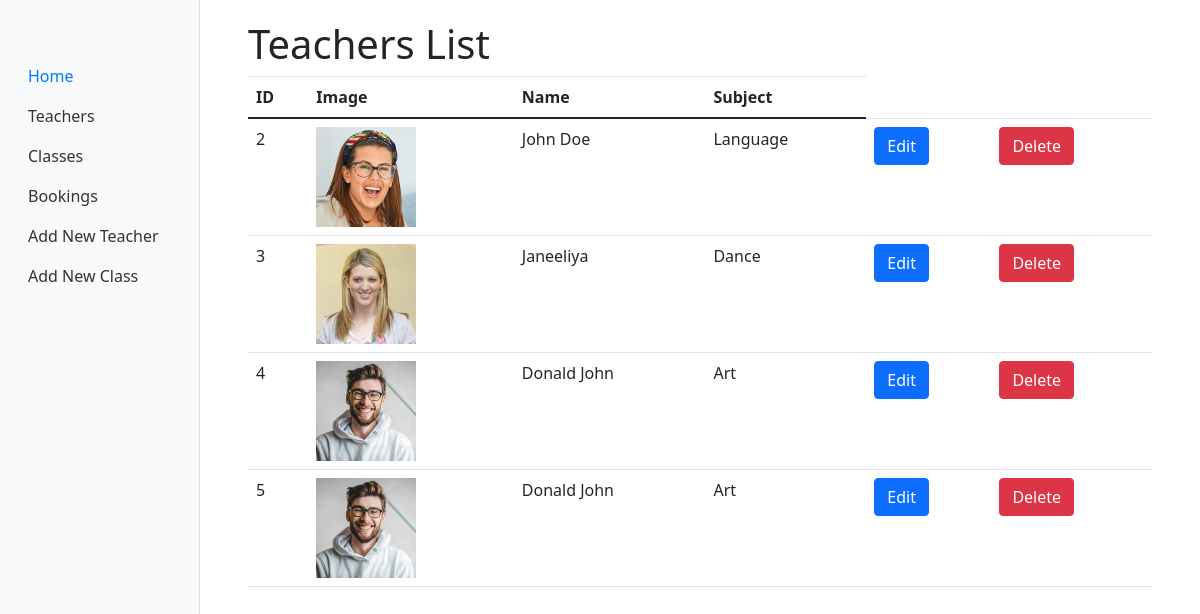
Screenshot of /teachers/ with the database file from the repository.
### api/models.py (models this page shows, shortened)
class Teachers(models.Model):
    teacher_image = models.ImageField(upload_to='images/')
    teacher_name = models.CharField(max_length=100)
    subject = models.CharField(max_length=100)

### api/views.py (the view)
# urls.py: path('teachers/', views.teachers, name='teachers'),  # Teachers view
def teachers(request):
    teachers = Teachers.objects.all()
    return render(request, 'teachers.html', {'teachers': teachers})

### api/templates/teachers.html (shortened to what this page needs)
{% extends 'base.html' %}
{% block content %}
<div class="container">
    <h1>Teachers List</h1>
    <table class="table">
        <thead>
            <tr>
                <th>ID</th>
                <th>Image</th>
                <th>Name</th>
                <th>Subject</th>
            </tr>
        </thead>
        <tbody>
            {% for teacher in teachers %}
            <tr>
                <td>{{ teacher.id }}</td>
                <td>
                    {% if teacher.teacher_image %}
                        <img src="{{ teacher.teacher_image.url }}" alt="{{ teacher.teacher_name }}" style="max-width: 100px;">
                    {% else %}
                        No Image
                    {% endif %}
                </td>
                <td>{{ teacher.teacher_name }}</td>
                <td>{{ teacher.subject }}</td>
                <td><a href="{% url 'edit_teacher' pk=teacher.pk %}"  class="btn btn-primary">Edit</a></td>
                <td><form action="{% url 'delete_teacher' pk=teacher.id %}" method="post">
                    <button type="submit"   class="btn btn-danger">Delete</button>
                </form></td>
            </tr>
            {% endfor %}
        </tbody>
    </table>
</div>
{% endblock %}

### api/templates/base.html (shortened to what this page needs)
{% load static %}
<!DOCTYPE html>
<html lang="en">
<head>
    <link href="https://stackpath.bootstrapcdn.com/bootstrap/4.3.1/css/bootstrap.min.css" rel="stylesheet">
    <link rel="stylesheet" href="{% static 'css/style.css' %}">
    <link href="https://cdn.jsdelivr.net/npm/bootstrap@5.0.2/dist/css/bootstrap.min.css" rel="stylesheet">
</head>
<body>
    <div class="container-fluid">
        <div class="row">
            <nav class="col-md-3 col-lg-2 d-md-block bg-light sidebar">
                <div class="sidebar-sticky">
                    <ul class="nav flex-column">
                        <li class="nav-item">
                            <a class="nav-link active" href="{% url 'home' %}">Home</a>
                        </li>
                        <li class="nav-item">
                            <a class="nav-link" href="{% url 'teachers' %}">Teachers</a>
                        </li>
                        <li class="nav-item">
                            <a class="nav-link" href="{% url 'classes' %}">Classes</a>
                        </li>
                        <li class="nav-item">
                            <a class="nav-link" href="{% url 'display_bookings' %}">Bookings</a>
                        </li>
                        <li class="nav-item">
                            <a class="nav-link" href="{% url 'add_teacher' %}">Add New Teacher</a>
                        </li>
                        <li class="nav-item">
                            <a class="nav-link" href="{% url 'add_class' %}">Add New Class</a>
                        </li>
                    </ul>
                </div>
            </nav>
            <main role="main" class="col-md-9 ml-sm-auto col-lg-10 px-4 main-content">
                <div class="content">
                    {% block content %}
                    {% endblock %}
                </div>
            </main>
        </div>
    </div>
</body>
</html>

### static/css/style.css (style rules this page uses)
body { display: flex; justify-content: center; align-items: center; min-height: 100vh; margin: 0; background-color: #f0f2f5; font-family: Arial, sans-serif; }
.content { margin-bottom: 400px; }
.sidebar { position: fixed; top: 0; left: 0; bottom: 0; z-index: 100; display: block; padding: 48px 0 0; box-shadow: inset -1px 0 0 rgba(0, 0, 0, .1); }
.sidebar-sticky { position: relative; top: 0; height: calc(100vh - 48px); padding-top: .5rem; overflow-x: hidden; overflow-y: auto; }
.sidebar .nav-link { font-weight: 500; color: #333; }
.sidebar .nav-link.active { color: #007bff; }
.main-content { margin-left: 240px; padding: 20px; }
.table { font-size: 16px; }
.table th, .table td { padding: 10px; }
.table thead th { vertical-align: middle; }

### rows the page displays
Teachers: id "2", teacher_image (picture), teacher_name "John Doe", subject "Language"
Teachers: id "3", teacher_image (picture), teacher_name "Janeeliya", subject "Dance"
Teachers: id "4", teacher_image (picture), teacher_name "Donald John", subject "Art"
Teachers: id "5", teacher_image (picture), teacher_name "Donald John", subject "Art"
